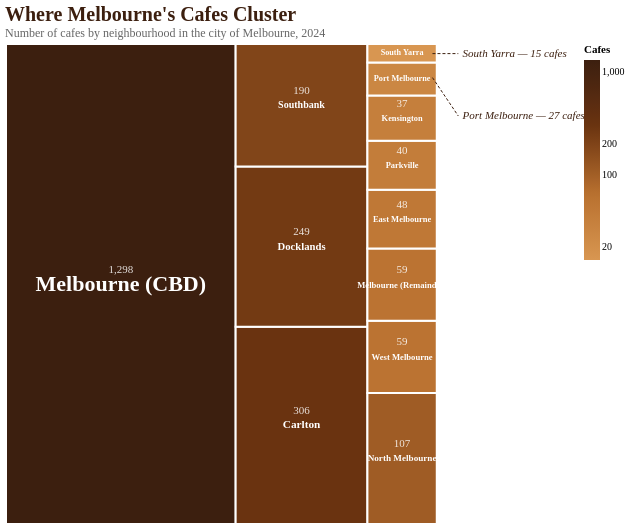

Source (Vega-Lite JSON):
### Vega-Lite specification from a JSON file in a GitHub repository (floating-point values rounded to 4 significant figures)
{"$schema": "https://vega.github.io/schema/vega-lite/v5.json", "title": {"text": "Where Melbourne's Cafes Cluster", "subtitle": "Number of cafes by neighbourhood in the city of Melbourne, 2024", "anchor": "start", "fontSize": 20, "subtitleFontSize": 12, "subtitleColor": "#666", "color": "#3C1F0F", "font": "Georgia, Times New Roman, serif", "subtitleFont": "Georgia, Times New Roman, serif"}, "width": 560, "height": 480, "data": {"values": [{"neighbourhood": "Melbourne (CBD)", "cafe_count": 1298, "x": 0.0, "y": 0.0, "x2": 0.5331, "y2": 1.0}, {"neighbourhood": "Carlton", "cafe_count": 306, "x": 0.5331, "y": 0.0, "x2": 0.839, "y2": 0.4107}, {"neighbourhood": "Docklands", "cafe_count": 249, "x": 0.5331, "y": 0.4107, "x2": 0.839, "y2": 0.745}, {"neighbourhood": "Southbank", "cafe_count": 190, "x": 0.5331, "y": 0.745, "x2": 0.839, "y2": 1.0}, {"neighbourhood": "North Melbourne", "cafe_count": 107, "x": 0.839, "y": 0.0, "x2": 1.0, "y2": 0.273}, {"neighbourhood": "West Melbourne", "cafe_count": 59, "x": 0.839, "y": 0.273, "x2": 1.0, "y2": 0.4235}, {"neighbourhood": "Melbourne (Remainder)", "cafe_count": 59, "x": 0.839, "y": 0.4235, "x2": 1.0, "y2": 0.574}, {"neighbourhood": "East Melbourne", "cafe_count": 48, "x": 0.839, "y": 0.574, "x2": 1.0, "y2": 0.6964}, {"neighbourhood": "Parkville", "cafe_count": 40, "x": 0.839, "y": 0.6964, "x2": 1.0, "y2": 0.7985}, {"neighbourhood": "Kensington", "cafe_count": 37, "x": 0.839, "y": 0.7985, "x2": 1.0, "y2": 0.8929}, {"neighbourhood": "Port Melbourne", "cafe_count": 27, "x": 0.839, "y": 0.8929, "x2": 1.0, "y2": 0.9617}, {"neighbourhood": "South Yarra", "cafe_count": 15, "x": 0.839, "y": 0.9617, "x2": 1.0, "y2": 1.0}]}, "layer": [{"mark": {"type": "rect", "stroke": "white", "strokeWidth": 2}, "encoding": {"x": {"field": "x", "type": "quantitative", "axis": null, "scale": {"domain": [0, 1.3]}}, "x2": {"field": "x2"}, "y": {"field": "y", "type": "quantitative", "axis": null, "scale": {"domain": [0, 1]}}, "y2": {"field": "y2"}, "color": {"field": "cafe_count", "type": "quantitative", "scale": {"range": ["#D89651", "#B8702F", "#6B3410", "#3C1F0F"], "type": "log"}, "legend": {"title": "Cafes", "orient": "right", "format": ",.0f"}}, "tooltip": [{"field": "neighbourhood", "type": "nominal", "title": "Neighbourhood"}, {"field": "cafe_count", "type": "quantitative", "title": "Cafes", "format": ","}]}}, {"transform": [{"calculate": "(datum.x + datum.x2) / 2", "as": "cx"}, {"calculate": "(datum.y + datum.y2) / 2", "as": "cy"}, {"calculate": "(datum.x2 - datum.x) * (datum.y2 - datum.y)", "as": "area"}], "mark": {"type": "text", "fontWeight": "bold", "color": "white", "align": "center", "baseline": "middle"}, "encoding": {"x": {"field": "cx", "type": "quantitative", "scale": {"domain": [0, 1.3]}, "axis": null}, "y": {"field": "cy", "type": "quantitative", "scale": {"domain": [0, 1]}, "axis": null}, "text": {"field": "neighbourhood"}, "size": {"field": "area", "type": "quantitative", "scale": {"range": [8, 22]}, "legend": null}}}, {"transform": [{"calculate": "(datum.x + datum.x2) / 2", "as": "cx"}, {"calculate": "((datum.y + datum.y2) / 2) + 0.03", "as": "cy"}, {"calculate": "(datum.x2 - datum.x) * (datum.y2 - datum.y)", "as": "area"}, {"filter": "datum.area > 0.015"}], "mark": {"type": "text", "color": "white", "align": "center", "baseline": "middle", "fontSize": 11, "opacity": 0.85}, "encoding": {"x": {"field": "cx", "type": "quantitative", "scale": {"domain": [0, 1.3]}, "axis": null}, "y": {"field": "cy", "type": "quantitative", "scale": {"domain": [0, 1]}, "axis": null}, "text": {"field": "cafe_count", "type": "quantitative", "format": ","}}}, {"data": {"values": [{"x_anchor": 0.99, "y_anchor": 0.93, "x_label": 1.05, "y_label": 0.85}, {"x_anchor": 0.99, "y_anchor": 0.98, "x_label": 1.05, "y_label": 0.98}]}, "mark": {"type": "rule", "stroke": "#3C1F0F", "strokeWidth": 1, "strokeDash": [3, 2]}, "encoding": {"x": {"field": "x_anchor", "type": "quantitative", "scale": {"domain": [0, 1.3]}, "axis": null}, "x2": {"field": "x_label"}, "y": {"field": "y_anchor", "type": "quantitative", "scale": {"domain": [0, 1]}, "axis": null}, "y2": {"field": "y_label"}}}, {"data": {"values": [{"x": 1.06, "y": 0.85, "label": "Port Melbourne — 27 cafes"}, {"x": 1.06, "y": 0.98, "label": "South Yarra — 15 cafes"}]}, "mark": {"type": "text", "align": "left", "baseline": "middle", "fontStyle": "italic", "fontSize": 11, "color": "#3C1F0F"}, "encoding": {"x": {"field": "x", "type": "quantitative", "scale": {"domain": [0, 1.3]}, "axis": null}, "y": {"field": "y", "type": "quantitative", "scale": {"domain": [0, 1]}, "axis": null}, "text": {"field": "label"}}}], "config": {"view": {"stroke": null}, "background": "transparent", "font": "Georgia, Times New Roman, serif"}}
